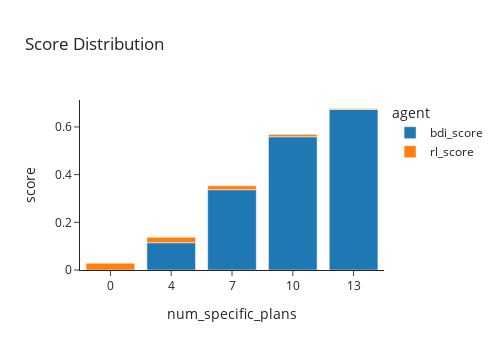
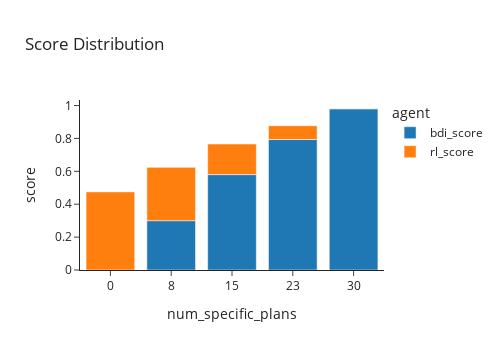

Here is the notebook cell these charts were saved with, in order:
### Code cell
for task in tasks:

    curve_plot_df = results_df[results_df['task'] == task]
    curve_plot_df = curve_plot_df[['num_specific_plans', 'bdi_score', 'rl_score']]
    curve_plot_df = pd.melt(curve_plot_df, id_vars=['num_specific_plans'], value_vars=['bdi_score', 'rl_score'], var_name='agent', value_name='score')
    #curve_plot_df['plans_pct'] = curve_plot_df['plans_pct'].astype(str)
    curve_plot_df = curve_plot_df.groupby(['num_specific_plans', 'agent']).agg({'score':'mean'}).reset_index(drop=False)

    fig = px.bar(curve_plot_df, x="num_specific_plans", y="score", color="agent", title="Score Distribution")
    fig.update_layout(width=500, height=350, xaxis = {"type": "category"})
    fig.show()

pio.write_image(fig, 'output_file.pdf', format='pdf')

### Figure 1 — Plotly figure (JSON) as saved in the notebook; plotly's stock layout.template omitted (floating-point values rounded to 4 significant figures)
{"data": [{"alignmentgroup": "True", "hovertemplate": "agent=bdi_score<br>num_specific_plans=%{x}<br>score=%{y}<extra></extra>", "legendgroup": "bdi_score", "marker": {"color": "#1F77B4", "pattern": {"shape": ""}}, "name": "bdi_score", "offsetgroup": "bdi_score", "orientation": "v", "showlegend": true, "textposition": "auto", "x": [0, 4, 7, 10, 13], "xaxis": "x", "y": [0.0, 0.1144, 0.3367, 0.5589, 0.6733], "yaxis": "y", "type": "bar"}, {"alignmentgroup": "True", "hovertemplate": "agent=rl_score<br>num_specific_plans=%{x}<br>score=%{y}<extra></extra>", "legendgroup": "rl_score", "marker": {"color": "#FF7F0E", "pattern": {"shape": ""}}, "name": "rl_score", "offsetgroup": "rl_score", "orientation": "v", "showlegend": true, "textposition": "auto", "x": [0, 4, 7, 10, 13], "xaxis": "x", "y": [0.02867, 0.02289, 0.01667, 0.009778, 0.004], "yaxis": "y", "type": "bar"}], "layout": {"xaxis": {"anchor": "y", "domain": [0.0, 1.0], "title": {"text": "num_specific_plans"}, "type": "category"}, "yaxis": {"anchor": "x", "domain": [0.0, 1.0], "title": {"text": "score"}}, "legend": {"title": {"text": "agent"}, "tracegroupgap": 0}, "title": {"text": "Score Distribution"}, "barmode": "relative", "width": 500, "height": 350}}

### Figure 2 — Plotly figure (JSON) as saved in the notebook; plotly's stock layout.template omitted (floating-point values rounded to 4 significant figures)
{"data": [{"alignmentgroup": "True", "hovertemplate": "agent=bdi_score<br>num_specific_plans=%{x}<br>score=%{y}<extra></extra>", "legendgroup": "bdi_score", "marker": {"color": "#1F77B4", "pattern": {"shape": ""}}, "name": "bdi_score", "offsetgroup": "bdi_score", "orientation": "v", "showlegend": true, "textposition": "auto", "x": [0, 8, 15, 23, 30], "xaxis": "x", "y": [0.0, 0.3, 0.58, 0.7933, 0.98], "yaxis": "y", "type": "bar"}, {"alignmentgroup": "True", "hovertemplate": "agent=rl_score<br>num_specific_plans=%{x}<br>score=%{y}<extra></extra>", "legendgroup": "rl_score", "marker": {"color": "#FF7F0E", "pattern": {"shape": ""}}, "name": "rl_score", "offsetgroup": "rl_score", "orientation": "v", "showlegend": true, "textposition": "auto", "x": [0, 8, 15, 23, 30], "xaxis": "x", "y": [0.4749, 0.3241, 0.1861, 0.08389, 0.00192], "yaxis": "y", "type": "bar"}], "layout": {"xaxis": {"anchor": "y", "domain": [0.0, 1.0], "title": {"text": "num_specific_plans"}, "type": "category"}, "yaxis": {"anchor": "x", "domain": [0.0, 1.0], "title": {"text": "score"}}, "legend": {"title": {"text": "agent"}, "tracegroupgap": 0}, "title": {"text": "Score Distribution"}, "barmode": "relative", "width": 500, "height": 350}}
